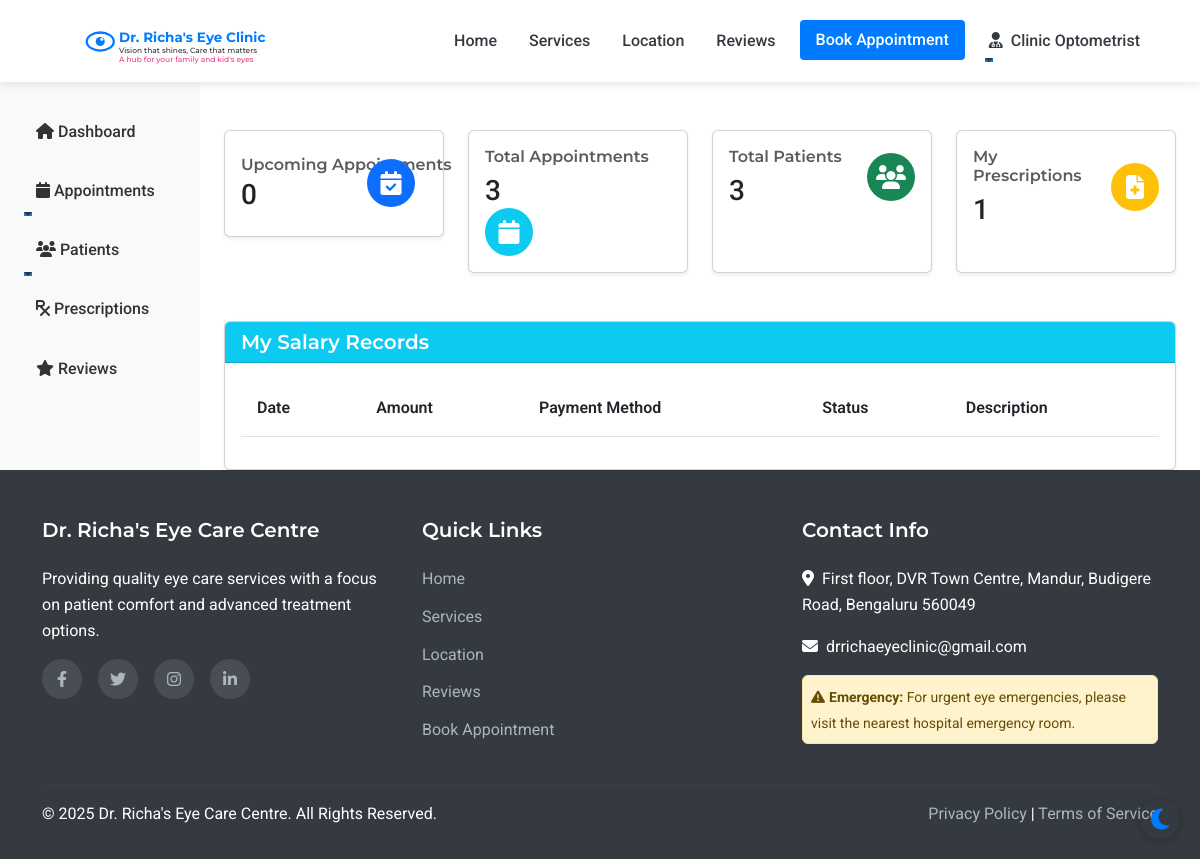
Before: /assistant/dashboard (signed in) with the older database file.
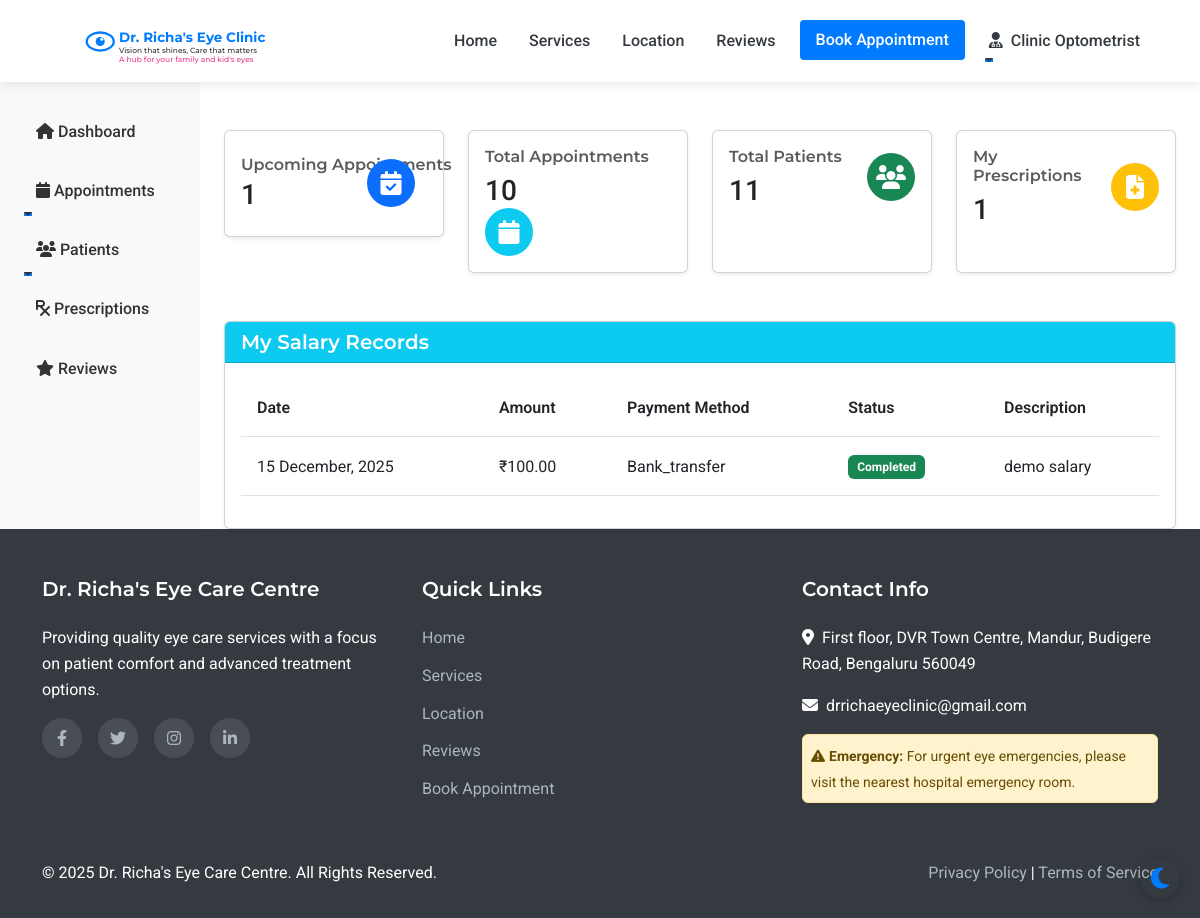
After: the same page with the newer database file.
### models.py (models this page shows, shortened)
class Salary(db.Model):
    id = db.Column(db.Integer, primary_key=True)
    assistant_id = db.Column(db.Integer, db.ForeignKey('assistant.id'), nullable=False)
    amount = db.Column(db.Float, nullable=False)
    payment_date = db.Column(db.Date, nullable=False)
    payment_method = db.Column(db.String(50), nullable=False)  # bank_transfer, cash, stripe, etc.
    transaction_id = db.Column(db.String(100), nullable=True)
    status = db.Column(db.String(20), default='pending')  # pending, completed, failed
    description = db.Column(db.Text, nullable=True)
    created_at = db.Column(db.DateTime, default=datetime.utcnow)

### routes.py (the view, shortened to what this page needs)
@app.route('/assistant/dashboard')
@login_required
def assistant_dashboard():
    if not isinstance(current_user, Assistant):
        flash('You do not have permission to access this page.', 'danger')
        return redirect(url_for('index'))
    try:
        today = datetime.now().date()
        upcoming_appointments = Appointment.query.filter(
            Appointment.appointment_date >= today,
            Appointment.status == 'scheduled'
        ).count()
        total_appointments = Appointment.query.count()
        total_patients = Patient.query.count()
        prescriptions_count = OptometristPrescription.query.filter_by(assistant_id=current_user.id).count()
        salary_records = Salary.query.filter_by(
            assistant_id=current_user.id
        ).order_by(desc(Salary.payment_date)).all()
        return render_template(
            'assistant/optometrist_dashboard.html',
            upcoming_appointments=upcoming_appointments,
            total_appointments=total_appointments,
            total_patients=total_patients,
            prescriptions_count=prescriptions_count,
            salary_records=salary_records
        )
    except Exception as e:
        flash(f'Error loading dashboard: {str(e)}', 'danger')
        return redirect(url_for('index'))

### app.py (called while the page is built)
@login_manager.user_loader
def load_user(user_id):
    from models import Doctor, Assistant, Admin, Patient
    try:
        if user_id.startswith('doctor_'):
            return Doctor.query.get(int(user_id.split('_')[1]))
        elif user_id.startswith('assistant_'):
            return Assistant.query.get(int(user_id.split('_')[1]))
        elif user_id.startswith('admin_'):
            return Admin.query.get(int(user_id.split('_')[1]))
        else:
            return Patient.query.get(int(user_id))
    except (ValueError, AttributeError):
        return None

### routes.py (called while the page is built)
@app.context_processor
def inject_now():
    return {'now': datetime.now()}

### templates/assistant/optometrist_dashboard.html (shortened to what the changed rows need)
{% extends 'layout.html' %}
{% block content %}
<div class="container-fluid">
    <div class="row">
        <main class="col-md-9 ms-sm-auto col-lg-10 px-md-4">
            <div class="row mt-5">
                <div class="col-xl-3 col-sm-6 mb-4">
                    <div class="card shadow-sm">
                        <div class="card-body py-4">
                            <div class="row align-items-center">
                                <div class="col-7">
                                    <h6 class="text-muted text-nowrap mb-1">Upcoming Appointments</h6>
                                    <span class="h3 font-weight-bold">{{ upcoming_appointments }}</span>
                                </div>
                            </div>
                        </div>
                    </div>
                </div>
                <div class="col-xl-3 col-sm-6 mb-4">
                    <div class="card shadow-sm h-100">
                        <div class="card-body">
                            <div class="row align-items-center">
                                <div class="col">
                                    <h6 class="text-muted mb-2">Total Appointments</h6>
                                    <span class="h3 font-weight-bold mb-0">{{ total_appointments }}</span>
                                </div>
                            </div>
                        </div>
                    </div>
                </div>
                <div class="col-xl-3 col-sm-6 mb-4">
                    <div class="card shadow-sm h-100">
                        <div class="card-body">
                            <div class="row align-items-center">
                                <div class="col">
                                    <h6 class="text-muted mb-2">Total Patients</h6>
                                    <span class="h3 font-weight-bold mb-0">{{ total_patients }}</span>
                                </div>
                            </div>
                        </div>
                    </div>
                </div>
            </div>
            <div class="row mt-4">
                <div class="col-12">
                    <div class="card shadow-sm">
                        <div class="card-body">
                            <div class="table-responsive">
                                <table class="table table-hover">
                                    <thead>
                                        <tr>
                                            <th>Date</th>
                                            <th>Amount</th>
                                            <th>Payment Method</th>
                                            <th>Status</th>
                                            <th>Description</th>
                                        </tr>
                                    </thead>
                                    <tbody>
                                        {% for salary in salary_records %}
                                        <tr>
                                            <td>{{ salary.payment_date.strftime('%d %B, %Y') }}</td>
                                            <td>₹{{ "%.2f"|format(salary.amount) }}</td>
                                            <td>{{ salary.payment_method|title }}</td>
                                            <td>
                                                <span class="badge {% if salary.status == 'completed' %}bg-success{% else %}bg-warning{% endif %}">
                                                    {{ salary.status|title }}
                                                </span>
                                            </td>
                                            <td>{{ salary.description or 'N/A' }}</td>
                                        </tr>
                                        {% endfor %}
                                    </tbody>
                                </table>
                            </div>
                        </div>
                    </div>
                </div>
            </div>
        </main>
    </div>
</div>
{% endblock %}

Changed rows visible on the page:
added Salary: payment_date "15 December, 2025", amount "100.00", payment_method "Bank_transfer", status "Completed", description "demo salary"
Other visible differences:
{{ upcoming_appointments }}: "0" → "1"
{{ total_appointments }}: "3" → "10"
{{ total_patients }}: "3" → "11"
